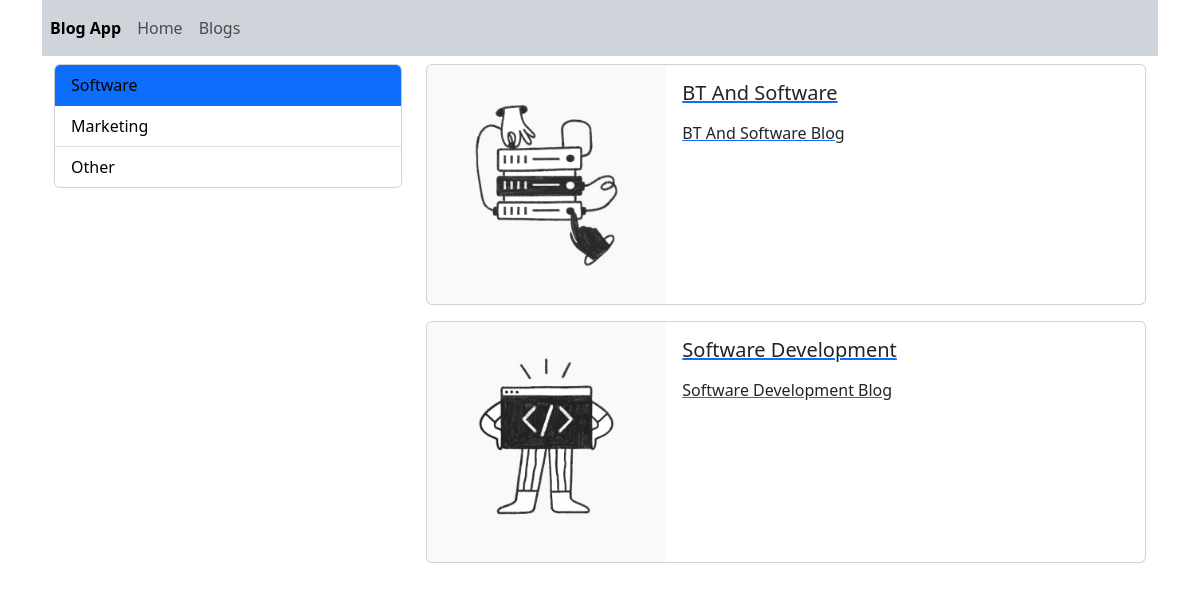
Screenshot of /blogs/filter/software with the database file from the repository.
### blog/models.py (models this page shows, shortened)
class Category(models.Model):
    name = models.CharField(max_length=150)
    slug = models.SlugField(null=False,blank=True,db_index=True,unique=True)

class Blog(models.Model):
    title = models.CharField(max_length=50)
    img = models.ImageField(upload_to="blogs")#upload için düzenlendi
    description = RichTextField()
    slug = models.SlugField(null=False,blank=True,db_index=True,unique=True)
    category = models.ForeignKey(Category,default=1,on_delete=models.CASCADE)

### blog/views.py (the view)
# urls.py: path("blogs/filter/<slug:slug>",views.get_blogs_by_category, name="filter_blog"),
def get_blogs_by_category(request,slug:str):
    CONTEXT = {
        "title":"Filtred Blogs",
        "blogs":Blog.objects.filter(category__slug=slug),
        "categories":Category.objects.all(),
        "selected_slug":slug
    }
    return render(request,"blog/blogs.html",CONTEXT)

### blog/templates/blog/blogs.html
{% extends 'base.html' %} {% block content %}
<div class="row vh-100 mt-2">
  <div class="col-4">{% include "partials/_categories.html" %}</div>
  <div class="col-8">
    {% if blogs|length > 0 %} {% for blog in blogs %}
    {% include "blog/partials/_cardcontent.html" %}
    {% endfor %} {% else %}
    <div class="alert alert-danger">No Blog Found</div>
    {% endif %}
  </div>
</div>
{% endblock content %}

### templates/partials/_categories.html
<div class="card">
  <ul class="list-group list-group-flush">
    {% for category in categories %} {% if category.slug == selected_slug %}
    <li class="list-group-item active">
      <a
        style="text-decoration: none; color: black"
        href="{% url 'filter_blog' category.slug %}"
      >
        {{category.name|title}}
      </a>
    </li>
    {% else %}
    <li class="list-group-item">
      <a
        style="text-decoration: none; color: black"
        href="{% url 'filter_blog' category.slug %}"
      >
        {{category.name|title}}
      </a>
    </li>
    {% endif %} {% endfor %}
  </ul>
</div>

### blog/templates/blog/partials/_cardcontent.html
{% load static %}
<a href="{% url 'blog_detail' blog.slug %}">
  <div class="card mb-3">
    <div class="row g-0">
      <div class="col-md-4">
        <img src="{{ blog.img.url }}" class="img-fluid rounded-start" />
      </div>
      <div class="col-md-8">
        <div class="card-body">
          <h5 class="card-title">{{ blog.title }}</h5>
          <p class="card-text">{{ blog.description|safe }}</p>
        </div>
      </div>
    </div>
  </div>
</a>

### rows the page displays
Category: name "Software"
Category: name "Marketing"
Category: name "Other"
Blog: img (picture), title "BT And Software", description "BT And Software Blog"
Blog: img (picture), title "Software Development", description "Software Development Blog"
